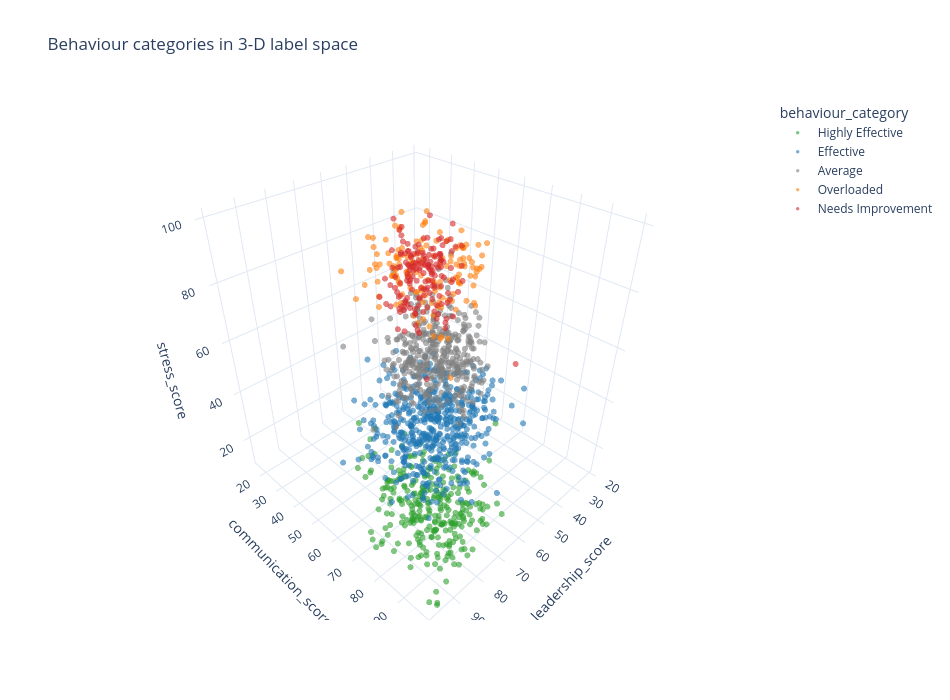

Notebook cell for this chart:
### Code cell
# 3-D label space.
s3 = df.dropna(subset=["leadership_score", "communication_score", "stress_score"]).copy()
s3[CATEGORY_COL] = s3[CATEGORY_COL].astype(str)
s3 = s3.sample(min(1500, len(s3)), random_state=42)
fig = px.scatter_3d(s3, x="leadership_score", y="communication_score", z="stress_score",
                    color=CATEGORY_COL, color_discrete_map=CATEGORY_COLORS,
                    category_orders={CATEGORY_COL: CATEGORY_ORDER}, opacity=0.6,
                    title="Behaviour categories in 3-D label space")
fig.update_traces(marker_size=3.5); fig.update_layout(width=950, height=700)
save_plotly(fig, "section13_scatter3d")
fig

### Figure 1 — Plotly figure (JSON) as saved in the notebook; plotly's stock layout.template omitted (floating-point values rounded to 4 significant figures; data arrays with more than 128 entries replaced by an {"elided": "..."} marker saying what was removed)
{"data": [{"hovertemplate": "behaviour_category=Highly Effective<br>leadership_score=%{x}<br>communication_score=%{y}<br>stress_score=%{z}<extra></extra>", "legendgroup": "Highly Effective", "marker": {"color": "#2ca02c", "opacity": 0.6, "size": 3.5, "symbol": "circle"}, "mode": "markers", "name": "Highly Effective", "scene": "scene", "showlegend": true, "type": "scatter3d", "x": {"elided": "292 float values"}, "y": {"elided": "292 float values"}, "z": {"elided": "292 float values"}}, {"hovertemplate": "behaviour_category=Effective<br>leadership_score=%{x}<br>communication_score=%{y}<br>stress_score=%{z}<extra></extra>", "legendgroup": "Effective", "marker": {"color": "#1f77b4", "opacity": 0.6, "size": 3.5, "symbol": "circle"}, "mode": "markers", "name": "Effective", "scene": "scene", "showlegend": true, "type": "scatter3d", "x": {"elided": "517 float values"}, "y": {"elided": "517 float values"}, "z": {"elided": "517 float values"}}, {"hovertemplate": "behaviour_category=Average<br>leadership_score=%{x}<br>communication_score=%{y}<br>stress_score=%{z}<extra></extra>", "legendgroup": "Average", "marker": {"color": "#7f7f7f", "opacity": 0.6, "size": 3.5, "symbol": "circle"}, "mode": "markers", "name": "Average", "scene": "scene", "showlegend": true, "type": "scatter3d", "x": {"elided": "386 float values"}, "y": {"elided": "386 float values"}, "z": {"elided": "386 float values"}}, {"hovertemplate": "behaviour_category=Overloaded<br>leadership_score=%{x}<br>communication_score=%{y}<br>stress_score=%{z}<extra></extra>", "legendgroup": "Overloaded", "marker": {"color": "#ff7f0e", "opacity": 0.6, "size": 3.5, "symbol": "circle"}, "mode": "markers", "name": "Overloaded", "scene": "scene", "showlegend": true, "type": "scatter3d", "x": {"elided": "143 float values"}, "y": {"elided": "143 float values"}, "z": {"elided": "143 float values"}}, {"hovertemplate": "behaviour_category=Needs Improvement<br>leadership_score=%{x}<br>communication_score=%{y}<br>stress_score=%{z}<extra></extra>", "legendgroup": "Needs Improvement", "marker": {"color": "#d62728", "opacity": 0.6, "size": 3.5, "symbol": "circle"}, "mode": "markers", "name": "Needs Improvement", "scene": "scene", "showlegend": true, "type": "scatter3d", "x": {"elided": "162 float values"}, "y": {"elided": "162 float values"}, "z": {"elided": "162 float values"}}], "layout": {"height": 700, "legend": {"title": {"text": "behaviour_category"}, "tracegroupgap": 0}, "scene": {"domain": {"x": [0.0, 1.0], "y": [0.0, 1.0]}, "xaxis": {"title": {"text": "leadership_score"}}, "yaxis": {"title": {"text": "communication_score"}}, "zaxis": {"title": {"text": "stress_score"}}}, "title": {"text": "Behaviour categories in 3-D label space"}, "width": 950}}
